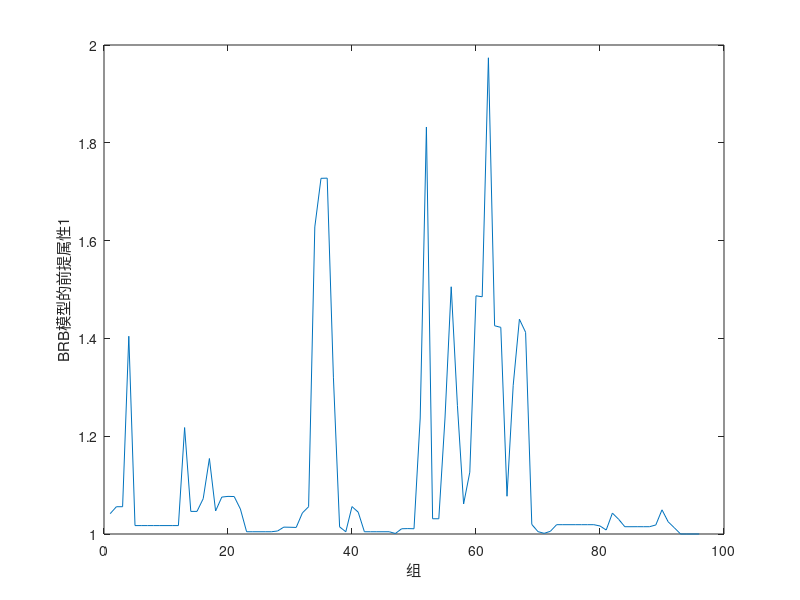

Source code (MATLAB):
clc
clear all
data = load('Utility.txt');

k=1:96
% plot(k,data(k,1),'-',k,data(k,2),'-*');
plot(k,data(k,1),'-');
xlabel("组");
ylabel("BRB模型的前提属性1"); 
%ylabel("The premise attribute2 of BRB model"); 
%ylabel("The practical value of Industrial Internet security situation"); 